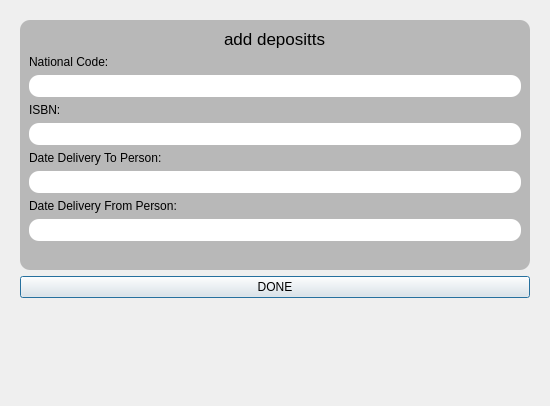
<?xml version="1.0" encoding="UTF-8"?>
<ui version="4.0">
 <class>Dialog</class>
 <widget class="QDialog" name="Dialog">
  <property name="geometry">
   <rect>
    <x>0</x>
    <y>0</y>
    <width>550</width>
    <height>406</height>
   </rect>
  </property>
  <property name="windowTitle">
   <string>Dialog</string>
  </property>
  <layout class="QVBoxLayout" name="verticalLayout">
   <item alignment="Qt::AlignTop">
    <widget class="QWidget" name="widget" native="true">
     <property name="styleSheet">
      <string notr="true"/>
     </property>
     <layout class="QVBoxLayout" name="verticalLayout_2">
      <item alignment="Qt::AlignTop">
       <widget class="QFrame" name="frame">
        <property name="font">
         <font>
          <pointsize>8</pointsize>
         </font>
        </property>
        <property name="styleSheet">
         <string notr="true">background-color:rgb(184,184,184);
border-radius:10px;</string>
        </property>
        <property name="frameShape">
         <enum>QFrame::StyledPanel</enum>
        </property>
        <property name="frameShadow">
         <enum>QFrame::Raised</enum>
        </property>
        <layout class="QVBoxLayout" name="verticalLayout_3">
         <item alignment="Qt::AlignHCenter">
          <widget class="QLabel" name="label">
           <property name="font">
            <font>
             <pointsize>13</pointsize>
            </font>
           </property>
           <property name="styleSheet">
            <string notr="true"/>
           </property>
           <property name="text">
            <string>add depositts</string>
           </property>
          </widget>
         </item>
         <item>
          <widget class="QLabel" name="label_NationalCode">
           <property name="text">
            <string>National Code:</string>
           </property>
          </widget>
         </item>
         <item>
          <widget class="QLineEdit" name="lineEdit_NationalCode">
           <property name="styleSheet">
            <string notr="true">background-color:rgb(255,255,255);
padding:3px;</string>
           </property>
          </widget>
         </item>
         <item>
          <widget class="QLabel" name="label_ISBN">
           <property name="text">
            <string>ISBN:</string>
           </property>
          </widget>
         </item>
         <item>
          <widget class="QLineEdit" name="lineEdit_ISBN">
           <property name="styleSheet">
            <string notr="true">background-color:rgb(255,255,255);
padding:3px;</string>
           </property>
          </widget>
         </item>
         <item>
          <widget class="QLabel" name="label_DateDeliveryToPerson">
           <property name="text">
            <string>Date Delivery To Person:</string>
           </property>
          </widget>
         </item>
         <item>
          <widget class="QLineEdit" name="lineEdit_DateDeliveryToPerson">
           <property name="styleSheet">
            <string notr="true">background-color:rgb(255,255,255);
padding:3px;</string>
           </property>
          </widget>
         </item>
         <item>
          <widget class="QLabel" name="label_DateDeliveryFromPerson">
           <property name="text">
            <string>Date Delivery From Person:</string>
           </property>
          </widget>
         </item>
         <item>
          <widget class="QLineEdit" name="lineEdit_DateDeliveryFromPerson">
           <property name="styleSheet">
            <string notr="true">background-color:rgb(255,255,255);
padding:3px;</string>
           </property>
          </widget>
         </item>
         <item>
          <widget class="QLabel" name="label_6">
           <property name="text">
            <string/>
           </property>
          </widget>
         </item>
        </layout>
       </widget>
      </item>
      <item>
       <widget class="QPushButton" name="pushButton_done">
        <property name="styleSheet">
         <string notr="true"/>
        </property>
        <property name="text">
         <string>DONE</string>
        </property>
       </widget>
      </item>
     </layout>
    </widget>
   </item>
  </layout>
 </widget>
 <resources/>
 <connections/>
</ui>
